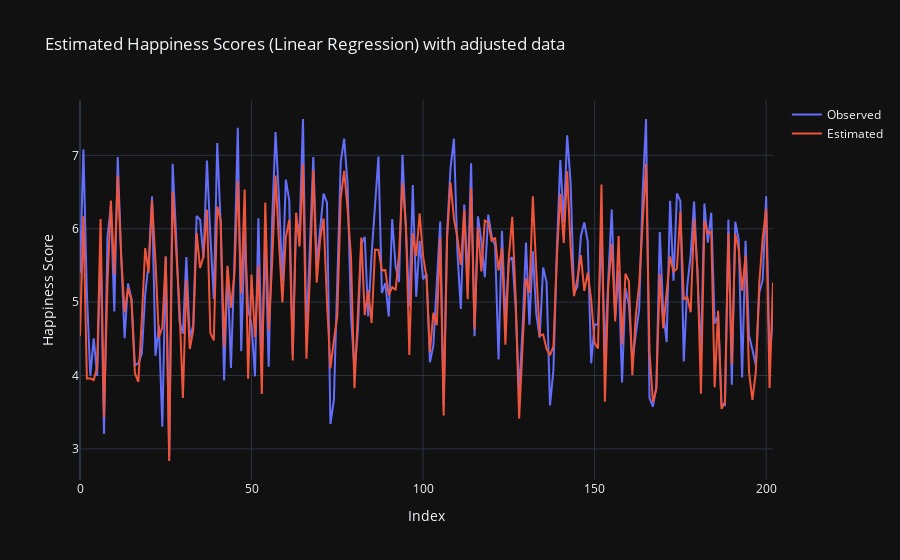

Notebook source saved alongside this figure:
### Markdown cell above
0.815 of R2 is a considerable result; let us observe with the adjusted values.

Ajusted dataframe:

### Code cell
linear_regression_test = Test_Model(ajusted_dataframe[['economy_per_capita', 'family', 'life_expectancy', 'freedom', 'happiness_score']], LinearRegression(), 101)
print(linear_regression_test.metrics())
print(linear_regression_test.get_shapes())
graph_to_predict(linear_regression_test.get_test_data().reset_index(), 'Estimated Happiness Scores (Linear Regression) with adjusted data')

### Figure 1 — Plotly figure (JSON) as saved in the notebook; plotly's stock layout.template omitted (floating-point values rounded to 4 significant figures; data arrays with more than 128 entries replaced by an {"elided": "..."} marker saying what was removed)
{"data": [{"mode": "lines", "name": "Observed", "type": "scatter", "x": {"elided": "203 int values"}, "y": {"elided": "203 float values"}}, {"mode": "lines", "name": "Estimated", "type": "scatter", "x": {"elided": "203 int values"}, "y": {"elided": "203 float values"}}], "layout": {"title": {"text": "Estimated Happiness Scores (Linear Regression) with adjusted data"}, "xaxis": {"title": {"text": "Index"}}, "yaxis": {"title": {"text": "Happiness Score"}}}}
